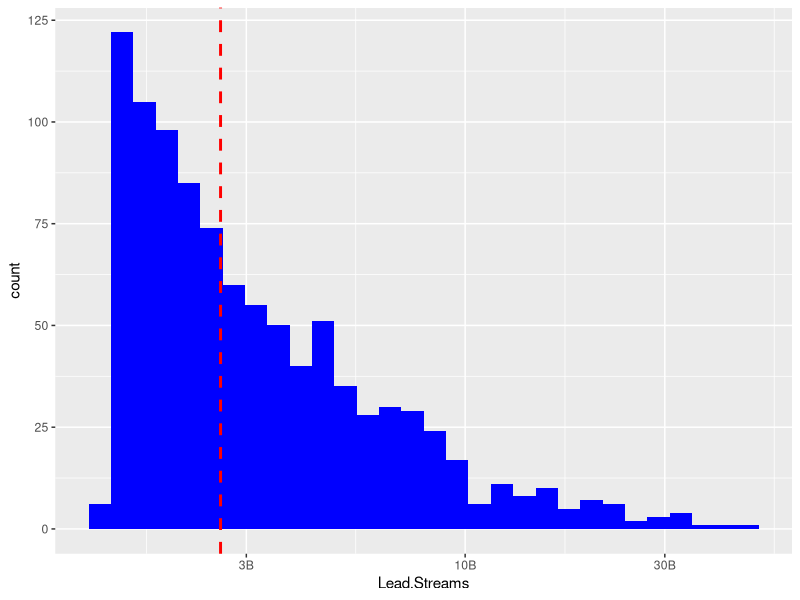

This figure's R source: (Note: this script raises an error after producing the figure.)
library(tidyverse)
library(scales)

df <- read.csv("./spotify_artist_data.csv")

dim(df)

# Check datatypes of dataframe
str(df)

# Convert Datatypes to numeric 
# Remove commas
df$Lead.Streams <- as.numeric(gsub(",", "", df$Lead.Streams))
df$Feats <- as.numeric(gsub(",", "", df$Feats))
df[c("Tracks", "One.Billion", "X100.Million")] <- lapply(df[c("Tracks", "One.Billion", "X100.Million")], as.numeric )

# Check null values
sum(is.na(df$Lead.Streams))
sum(is.na(df$Tracks))

# Remove rows with NA values
newdf <- df[df$Artist.Name != "Artist", ]
head(df[is.na(df$Tracks), ])
newdf <- df[!is.na(df$Tracks), ]

# Base statistics
summary(newdf)

# Each name should only occur ones
table(newdf$Artist.Name)

# Calculate means
mean(newdf$Lead.Streams)
mean(newdf$Feats)
mean(newdf$Tracks)
mean(newdf$One.Billion)
mean(newdf$X100.Million)

# Histograms 
ggplot(newdf, aes(x = Lead.Streams)) + geom_histogram(bins = 30, fill = "blue") +
  scale_x_log10(
    labels = label_number(scale_cut = cut_short_scale())
  ) +
  geom_vline(aes(xintercept = median(Lead.Streams)),
             color = "red", linetype = "dashed", linewidth = 1)
+
  labs(
    title = "Distribution of Streams",
    x = "Streams (log10 scale)",
    y = "Count"
  )

ggplot(newdf, aes(x = Feats)) + geom_histogram(bins = 30, fill = "blue") +
  scale_x_log10(
    labels = label_number(scale_cut = cut_short_scale())
  ) + 
  geom_vline(aes(xintercept = median(X100.Million)),
             color = "red", linetype = "dashed", linewidth = 1)
  +
  labs(
    title = "Distribution of Feats",
    x = "Feats (log10 scale)",
    y = "Count"
  )

ggplot(newdf, aes(x = One.Billion)) + geom_histogram(bins = 30, fill = "blue") +
  scale_x_log10(
    labels = label_number(scale_cut = cut_short_scale())
  ) +
  geom_vline(aes(xintercept = median(X100.Million)),
             color = "red", linetype = "dashed", linewidth = 1) +
  labs(
    title = "Distribution of one billions streams",
    x = "X Billion Streams (log10 scale)",
    y = "Count"
  )

ggplot(newdf, aes(x = X100.Million)) + geom_histogram(bins = 30, fill = "blue") +
  scale_x_log10(
    breaks = c(1, 5, 10, 50, 100),
    labels = comma_format()
  ) +
  geom_vline(aes(xintercept = median(X100.Million, na.rm = TRUE)),
             color = "red", linetype = "dashed", linewidth = 1) +
  labs(
    title = "Distribution of X100 million streams",
    x = "X100 million streams (log10 scale)",
    y = "Count"
  )


# Boxplots
ggplot(newdf, aes(y = Lead.Streams)) + geom_boxplot() + ggtitle("Lead Streams Boxplot")


# ggplot(data = data[1: 10,]) + geom_line(mapping = aes(x = Artist.Name, y = Lead.Streams))
